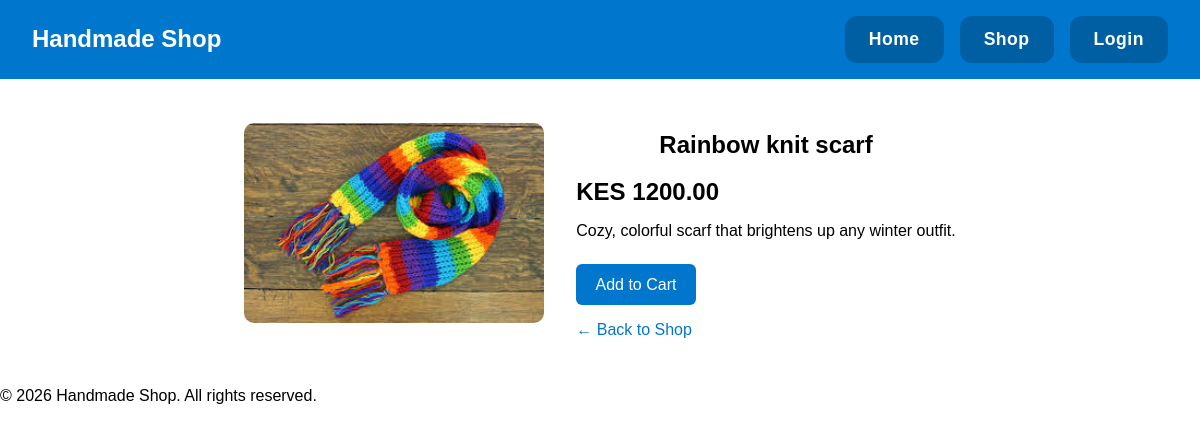
The page /accounts/product/2/ on the database its author committed.
### products/models.py (models this page shows, shortened)
class Product(models.Model):
    name = models.CharField(max_length=200)
    description = models.TextField()
    price = models.DecimalField(max_digits=10, decimal_places=2)
    image = models.ImageField(upload_to='products/')
    is_featured = models.BooleanField(default=False)

### products/views.py (the view)
# urls.py: path('product/<int:product_id>/', views.product_detail, name='product_detail'),  # Product detail page
def product_detail(request, product_id):
    product = get_object_or_404(Product, id=product_id)
    return render(request, 'products/product_detail.html', {'product': product})

### products/templates/products/product_detail.html
{% extends 'base.html' %}
{% load static %}
{% block content %}
<section class="product-detail">
    <div class="detail-container">
        <div class="detail-image">
            <img src="{{ product.image.url }}" alt="{{ product.name }}">
        </div>
        <div class="detail-info">
            <h2>{{ product.name }}</h2>
            <p class="price">KES {{ product.price }}</p>
            <p class="description">{{ product.description }}</p>
            <a href="#" class="btn">Add to Cart</a>
            <a href="{% url 'shop' %}" class="back-link">← Back to Shop</a>
        </div>
    </div>
</section>
{% endblock %}

### static/css/style.css (style rules this page uses)
body { font-family: Arial, sans-serif; margin: 0; padding: 0; }
h1, h2, h3 { text-align: center; }
.btn { display: inline-block; background-color: #0077cc; color: white; padding: 0.7rem 1.2rem; border: none; border-radius: 6px; cursor: pointer; text-decoration: none; }
.product-detail { padding: 2rem; }
.detail-container { display: flex; flex-wrap: wrap; gap: 2rem; justify-content: center; align-items: center; }
.detail-image img { width: 300px; border-radius: 10px; }
.detail-info { max-width: 400px; text-align: left; }
.price { font-size: 1.5rem; font-weight: bold; margin: 1rem 0; }
.description { margin-bottom: 1.5rem; }
.back-link { display: block; margin-top: 1rem; text-decoration: none; color: #0077cc; }

### rows shown on the page
Product: image (picture), name "Rainbow knit scarf", price "1200.00", description "Cozy, colorful scarf that brightens up any winter outfit."
